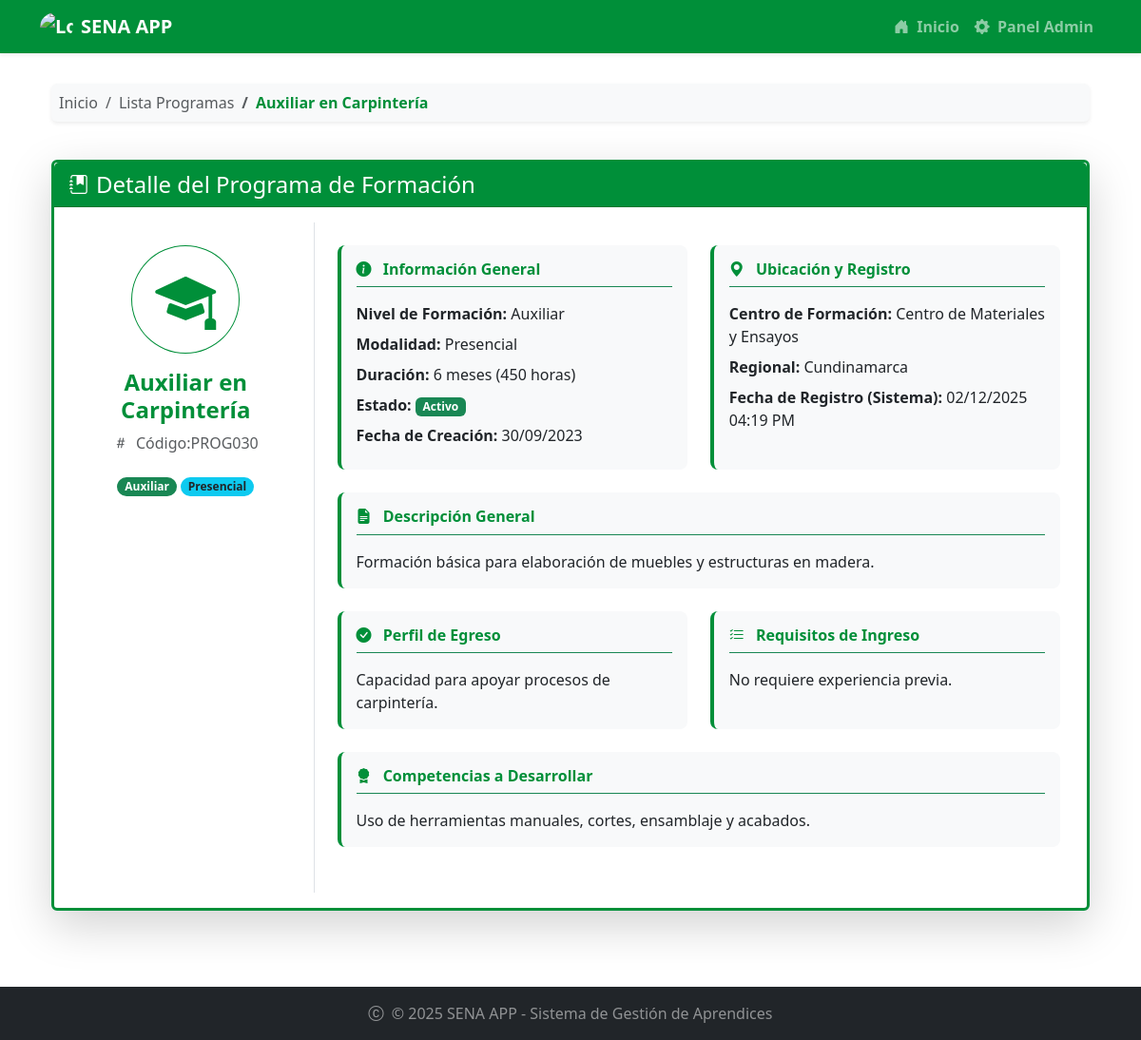
The page /programas/1/ on the database its author committed.
### programas/models.py (models this page shows, shortened)
class Programa(models.Model):
    NIVEL_FORMACION_CHOICES = [
        ('AUX', 'Auxiliar'),
        ('OPE', 'Operario'),
        ('TEC', 'Técnico'),
        ('TGL', 'Tecnólogo'),
        ('ESP', 'Especialización Tecnológica'),
        ('COM', 'Complementario'),
    ]
    MODALIDAD_CHOICES = [
        ('PRE', 'Presencial'),
        ('VIR', 'Virtual'),
        ('MIX', 'Mixta'),
    ]
    ESTADO_CHOICES = [
        ('ACT', 'Activo'),
        ('INA', 'Inactivo'),
        ('SUS', 'Suspendido'),
        ('CAN', 'Cancelado'),
    ]
    codigo = models.CharField(max_length=20, unique=True, verbose_name="Código del Programa")
    nombre = models.CharField(max_length=200, verbose_name="Nombre del Programa")
    nivel_formacion = models.CharField(max_length=3, choices=NIVEL_FORMACION_CHOICES, verbose_name="Nivel de Formación")
    modalidad = models.CharField(max_length=3, choices=MODALIDAD_CHOICES, default='PRE', verbose_name="Modalidad")
    duracion_meses = models.PositiveIntegerField(verbose_name="Duración en Meses")
    duracion_horas = models.PositiveIntegerField(verbose_name="Duración en Horas")
    descripcion = models.TextField(verbose_name="Descripción del Programa")
    competencias = models.TextField(verbose_name="Competencias a Desarrollar")
    perfil_egreso = models.TextField(verbose_name="Perfil de Egreso")
    requisitos_ingreso = models.TextField(verbose_name="Requisitos de Ingreso")
    centro_formacion = models.CharField(max_length=200, verbose_name="Centro de Formación")
    regional = models.CharField(max_length=100, verbose_name="Regional")
    estado = models.CharField(max_length=3, choices=ESTADO_CHOICES, default='ACT', verbose_name="Estado")
    fecha_creacion = models.DateField(verbose_name="Fecha de Creación del Programa")
    fecha_registro = models.DateTimeField(auto_now_add=True, verbose_name="Fecha de Registro")

### programas/views.py (the view)
# urls.py: path('<int:id_programas>/', views.detalle_programa, name='detalle_programa'),
def detalle_programa(request, id_programas):
    detalle_programa = Programa.objects.get(id=id_programas)
    template = loader.get_template("detalle_programa.html")
    context = {
        "programa": detalle_programa,
    }
    return HttpResponse(template.render(context, request))

### programas/Templates/detalle_programa.html (shortened to what this page needs)
{% extends "master.html" %}
{% block content %}
<div class="container-fluid py-2">
    <div class="row mb-4">
        <div class="col-12">
            <nav aria-label="breadcrumb">
                <ol class="breadcrumb bg-light p-2 rounded shadow-sm">
                    <li class="breadcrumb-item"><a href="/" class="text-decoration-none text-muted">Inicio</a></li>
                    <li class="breadcrumb-item"><a href="{% url 'programas:lista_programa' %}" class="text-decoration-none text-muted">Lista Programas</a>
                    </li>
                    <li class="breadcrumb-item active text-sena fw-bold" aria-current="page">{{ programa.nombre }}</li>
                </ol>
            </nav>
        </div>
    </div>
    <div class="row mb-4">
        <div class="col-12">
            <div class="card shadow-lg border-sena border-3">
                <div class="card-header bg-sena text-white d-flex align-items-center">
                    <i class="bi bi-journal-bookmark-fill fs-5 me-2"></i>
                    <h4 class="mb-0 fw-light">Detalle del Programa de Formación</h4>
                </div>
                <div class="card-body">
                    <div class="row">
                        <div class="col-md-3 text-center border-end p-4">
                            <i class="bi bi-mortarboard-fill text-sena d-inline-flex justify-content-center align-items-center rounded-circle mb-3 border border-sena p-4" style="font-size: 4rem;"></i>
                            <h4 class="text-sena fw-bold">{{ programa.nombre }}</h4>
                            <p class="text-muted"><i class="bi bi-hash me-1"></i> Código:{{ programa.codigo }}</p>
                            <span class="badge rounded-pill bg-success mt-2">{{ programa.get_nivel_formacion_display }}</span>
                            <span class="badge rounded-pill bg-info text-dark mt-2">{{ programa.get_modalidad_display }}</span>
                        </div>
                        <div class="col-md-9 p-4">
                            <div class="row">
                                <div class="col-lg-6 mb-4">
                                    <div class="p-3 bg-light rounded-3 h-100 border-start border-sena border-4">
                                        <h6 class="text-sena border-bottom border-success pb-2 mb-3 fw-bold">
                                            <i class="bi bi-info-circle-fill me-2"></i> Información General
                                        </h6>
                                        <p class="mb-2"><span class="fw-bold">Nivel de Formación:</span> {{ programa.get_nivel_formacion_display }}</p>
                                        <p class="mb-2"><span class="fw-bold">Modalidad:</span> {{ programa.get_modalidad_display }}</p>
                                        <p class="mb-2"><span class="fw-bold">Duración:</span> {{ programa.duracion_meses }} meses ({{ programa.duracion_horas }} horas)</p>
                                        <p class="mb-2"><span class="fw-bold">Estado:</span>
                                            {% if programa.estado == 'ACT' %}
                                                <span class="badge bg-success">{{ programa.get_estado_display }}</span>
                                            {% elif programa.estado == 'INA' %}
                                                <span class="badge bg-danger">{{ programa.get_estado_display }}</span>
                                            {% else %}
                                                <span class="badge bg-warning text-dark">{{ programa.get_estado_display }}</span>
                                            {% endif %}
                                        </p>
                                        <p class="mb-2"><span class="fw-bold">Fecha de Creación:</span> {{ programa.fecha_creacion|date:"d/m/Y" }}</p>
                                    </div>
                                </div>
                                <div class="col-lg-6 mb-4">
                                    <div class="p-3 bg-light rounded-3 h-100 border-start border-sena border-4">
                                        <h6 class="text-sena border-bottom border-success pb-2 mb-3 fw-bold">
                                            <i class="bi bi-geo-alt-fill me-2"></i> Ubicación y Registro
                                        </h6>
                                        <p class="mb-2"><span class="fw-bold">Centro de Formación:</span> {{ programa.centro_formacion }}</p>
                                        <p class="mb-2"><span class="fw-bold">Regional:</span> {{ programa.regional }}</p>
                                        <p class="mb-2"><span class="fw-bold">Fecha de Registro (Sistema):</span> {{ programa.fecha_registro|date:"d/m/Y h:i A" }}</p>
                                    </div>
                                </div>
                                <div class="col-12 mb-4">
                                    <div class="p-3 bg-light rounded-3 h-100 border-start border-sena border-4">
                                        <h6 class="text-sena border-bottom border-success pb-2 mb-3 fw-bold">
                                            <i class="bi bi-file-earmark-text-fill me-2"></i> Descripción General
                                        </h6>
                                        <p class="mb-0">{{ programa.descripcion|linebreaksbr }}</p>
                                    </div>
                                </div>
                                <div class="col-lg-6 mb-4">
                                    <div class="p-3 bg-light rounded-3 h-100 border-start border-sena border-4">
                                        <h6 class="text-sena border-bottom border-success pb-2 mb-3 fw-bold">
                                            <i class="bi bi-check-circle-fill me-2"></i> Perfil de Egreso
                                        </h6>
                                        <p class="mb-0">{{ programa.perfil_egreso|linebreaksbr }}</p>
                                    </div>
                                </div>
                                <div class="col-lg-6 mb-4">
                                    <div class="p-3 bg-light rounded-3 h-100 border-start border-sena border-4">
                                        <h6 class="text-sena border-bottom border-success pb-2 mb-3 fw-bold">
                                            <i class="bi bi-list-check me-2"></i> Requisitos de Ingreso
                                        </h6>
                                        <p class="mb-0">{{ programa.requisitos_ingreso|linebreaksbr }}</p>
                                    </div>
                                </div>
                                <div class="col-12 mb-4">
                                    <div class="p-3 bg-light rounded-3 h-100 border-start border-sena border-4">
                                        <h6 class="text-sena border-bottom border-success pb-2 mb-3 fw-bold">
                                            <i class="bi bi-award-fill me-2"></i> Competencias a Desarrollar
                                        </h6>
                                        <p class="mb-0">{{ programa.competencias|linebreaksbr }}</p>
                                    </div>
                                </div>
                            </div>
                        </div>
                    </div>
                </div>
            </div>
        </div>
    </div>
{% endblock %}

### static/mystyles.css (style rules this page uses)
body { background-color: #f8f9fa; }

### aprendices/Templates/master.html (style rules this page uses)
.bg-sena { background-color: #008f39 !important; }
.text-sena { color: #008f39 !important; }
.border-sena { border-color: #008f39 !important; }

### rows shown on the page
Programa: nombre "Auxiliar en Carpintería", codigo "PROG030", nivel_formacion "Auxiliar", modalidad "Presencial", duracion_meses "6", duracion_horas "450", estado "Activo", fecha_creacion "30/09/2023", centro_formacion "Centro de Materiales y Ensayos", regional "Cundinamarca", fecha_registro "02/12/2025 04:19 PM", descripcion "Formación básica para elaboración de muebles y estructuras en madera.", perfil_egreso "Capacidad para apoyar procesos de carpintería.", requisitos_ingreso "No requiere experiencia previa.", competencias "Uso de herramientas manuales, cortes, ensamblaje y acabados."
